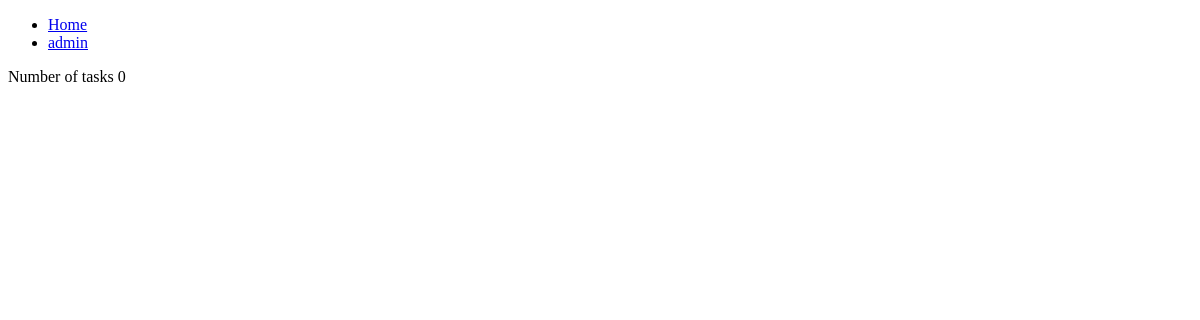
The page /reminder/tasks/ on the database as committed earlier.
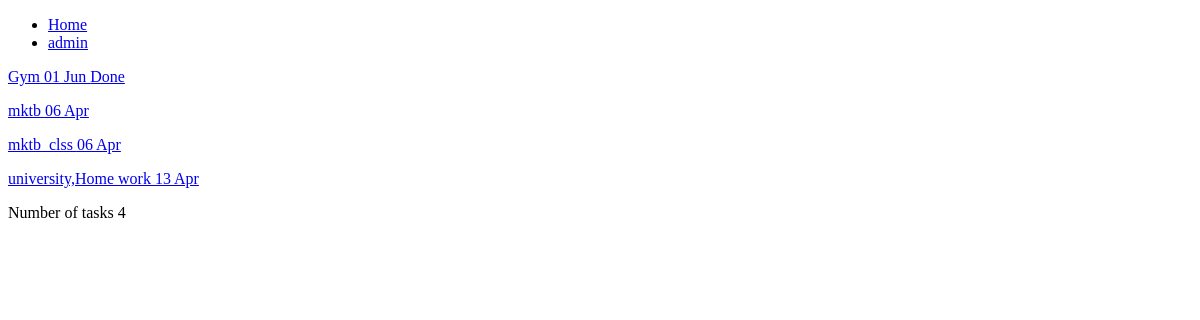
The same page on the database as committed later.
### reminder/models.py (models this page shows, shortened)
class Task(models.Model):
    categories = [
        ('p', 'Personal'),
        ('w', 'Work'),
        ('s', 'Sport'),
        ('h', 'Hobby')
    ]
    title = models.CharField(max_length=100, primary_key=True, help_text='Must be unique')
    due_date = models.DateField(null=True)
    hour = models.TimeField(default="12:00:00")
    category = models.CharField(choices=categories, max_length=1, null=True)
    done = models.BooleanField(null=True)
    user = models.ForeignKey(User, to_field="name", null=True, on_delete=models.CASCADE)
    class Meta:
        db_table = 'deeds'
        ordering = ['title']

### reminder/views.py (the view)
# urls.py: path('tasks/', views.tasks_view, {'num': 'all'}),
def tasks_view(request, num):
    tasks = Task.objects.all()
    if num == 'all':
        return render(request, 'reminder/tasks.html', {'tasks': tasks})
    else:
        return HttpResponse(tasks[:num])

### reminder/templatetags/extra_tag.py (called while the page is built)
@register.simple_tag
def num_tasks(value):
    return len(value)

### templates/reminder/tasks.html
{% extends "reminder/base.html" %}
{% load extra_tag %}
{% block content %}
{% for t in tasks %}
    <p><a href="http://127.0.0.1:8000/reminder/task-{{t.title}}/">
        {{ t.title | cut:"a"}} {{ t.due_date |date:"d M" }}
        {% if t.done %}
        Done
        {% endif %}
    </a></p>
{% endfor %}
<p>Number of tasks {% num_tasks tasks %}</p>
{% endblock %}

### templates/reminder/base.html (shortened to what this page needs)
<!DOCTYPE html>
<html lang="en">
<head>
</head>
<body>
<div id="sidebar">
        {% block sidebar %}
        <ul>
            <li><a href="/">Home</a></li>
            <li><a href="/admin/">admin</a></li>
        </ul>
        {% endblock %}
</div>
{% block content %}{% endblock %}
</body>
</html>

Rows that differ between the two databases and show on the page:
added Task: title "Gym", due_date "01 Jun", done "Done"
added Task: title "mktb", due_date "06 Apr"
added Task: title "mktb_clss", due_date "06 Apr"
added Task: title "university,Home work", due_date "13 Apr"
Other text that changed with them:
text no longer shown: "0"
text now shown: "4"
